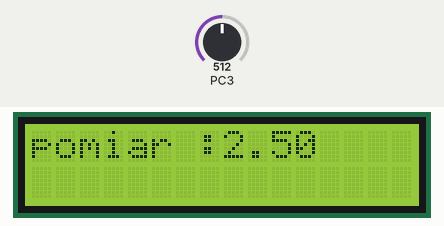
Bench run of a program on a simulated ATmega328P, built with avr-gcc and emulated at 8 MHz. Shown: 16×2 character LCD. Wiring (inferred from the names in the program): character LCD (HD44780): RS PC0; E PC1; data PD3, PD2, PD1, PD0. The inputs (shaded band) are chosen by the test bench; at power-on: PC3 = 512.

Above: at 1.3 s.
1.4 s: PC3 set to 481
At 1.9 s:
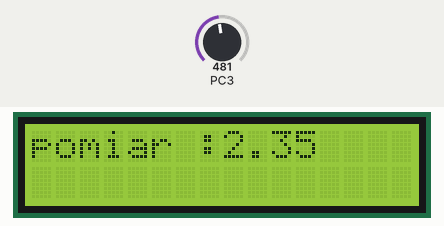
3.5 s: PC3 set to 436
At 3.9 s:
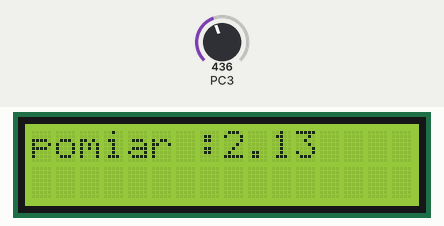
5.5 s: PC3 set to 392
At 5.9 s:
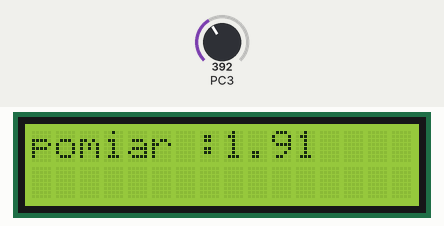
7.5 s: PC3 set to 122
At 8.0 s:
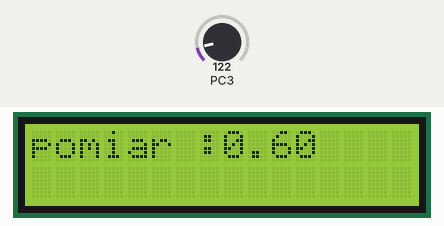
9.5 s: PC3 set to 0
At 10.0 s:
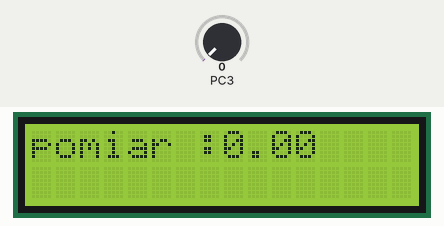
11.6 s: PC3 set to 511
At 12.0 s:
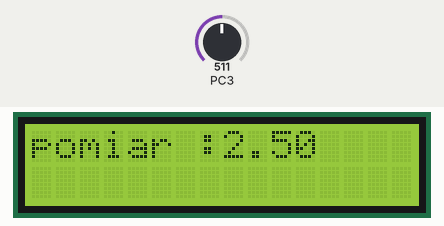
Timing chart, 0 to 14.6 s (numbered marks = the images above; inputs shaded):
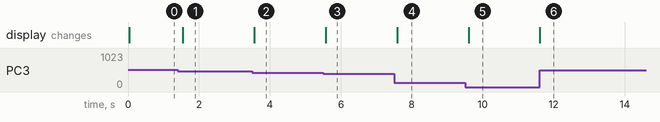

Measured:
- after the input at 1.4 s, the display: changes after 0.15 s (image 1)
- after the input at 3.5 s, the display: changes after 0.06 s (image 2)
- after the input at 5.5 s, the display: changes after 0.07 s (image 3)
- after the input at 7.5 s, the display: changes after 0.09 s (image 4)
- after the input at 9.5 s, the display: changes after 0.10 s (image 5)
- after the input at 11.6 s, the display: changes at once (image 6)

The program:

main.c
```c
/*
 * main.c
 *
 *  Created on: 13 gru 2017
 *      Author: Macko
 */


#include<avr/io.h>
#include<util/delay.h>
#include"HD44780.h"
#include<stdlib.h>
#include<avr/interrupt.h>

void czyszczenie_ekranu(void);
void pisanie_pomiaru(float);
float pomiar(int);

static int stan= 1;

int main(void){

	LCD_Initalize();

	//napiecie referencyjne 5v z mikrokontrolera
	ADMUX|=(1<<REFS0);
	// wlaczenie ADC i ustawienie preskalera
	ADCSRA|=(1<<ADEN)|(1<<ADPS1)|(1<<ADPS2);

	//wlaczenie timera i preskalera 64
	TCCR0B|=(1<<CS00)|(1<<CS02);
	TIMSK0|=(1<<TOIE0);
	TIFR0|=(1<<TOV0);
	sei();

	while(1){
	stan=1;
	float wartosc = pomiar(3);
	pisanie_pomiaru(wartosc);
	stan=0;
	_delay_ms(500);
	}
}


float pomiar (int ch){
			// zapis ktorego kanalu chce uzyc
			ADMUX = (ADMUX & 0xF8) | ch;
			// start pomiaru
			ADCSRA |=(1<<ADSC);
			//dopoki nie zwroci 0
			while(ADCSRA & (1<<ADSC));

			return ADCW;


}
void czyszczenie_ekranu(void){
	LCD_Clear();
	LCD_WriteCommand(HD44780_ENTRY_MODE | HD44780_EM_SHIFT_CURSOR | HD44780_EM_INCREMENT);// inkrementaja adresu i przesuwanie kursora
	LCD_WriteCommand(HD44780_DISPLAY_ONOFF | HD44780_DISPLAY_ON | HD44780_CURSOR_OFF | HD44780_CURSOR_NOBLINK);

}

void pisanie_pomiaru(float pomiar_int){
	czyszczenie_ekranu();


	float pomiar_f=(pomiar_int*5)/1024;
	char pomiar_char[10];
	//itoa(pomiar_int,pomiar_char,10);
	dtostrf(pomiar_f,1,2,pomiar_char);
	LCD_WriteText("pomiar :");
	LCD_WriteText(pomiar_char);

}

ISR(TIMER0_OVF_vect){
extern int stan;
if(!stan){
	//LCD_WriteCommand(0x80|0x40);
	//LCD_WriteText("text timer");

}


}
```

HD44780.c
```c
//-------------------------------------------------------------------------------------------------
// Wy wietlacz alfanumeryczny ze sterownikiem HD44780
// Sterowanie w trybie 4-bitowym bez odczytu flagi zajêto ci
// z dowolnym przypisaniem sygna³ów steruj¹cych
// Plik : HD44780.c
// Mikrokontroler : Atmel AVR
// Kompilator : avr-gcc
// Autor : Rados³aw Kwiecieñ
//  ród³o : http://radzio.dxp.pl/hd44780/
// Data : 24.03.2007
//-------------------------------------------------------------------------------------------------

#include "HD44780.h"
//-------------------------------------------------------------------------------------------------
//
// Funkcja wystawiaj¹ca pó³bajt na magistralê danych
//
//-------------------------------------------------------------------------------------------------
void _LCD_OutNibble(unsigned char nibbleToWrite)
{
if(nibbleToWrite & 0x01)
	LCD_DB4_PORT |= LCD_DB4;
else
	LCD_DB4_PORT  &= ~LCD_DB4;

if(nibbleToWrite & 0x02)
	LCD_DB5_PORT |= LCD_DB5;
else
	LCD_DB5_PORT  &= ~LCD_DB5;

if(nibbleToWrite & 0x04)
	LCD_DB6_PORT |= LCD_DB6;
else
	LCD_DB6_PORT  &= ~LCD_DB6;

if(nibbleToWrite & 0x08)
	LCD_DB7_PORT |= LCD_DB7;
else
	LCD_DB7_PORT  &= ~LCD_DB7;
}
//-------------------------------------------------------------------------------------------------
//
// Funkcja zapisu bajtu do wy wietacza (bez rozró¿nienia instrukcja/dane).
//
//-------------------------------------------------------------------------------------------------
void _LCD_Write(unsigned char dataToWrite)
{
LCD_E_PORT |= LCD_E;
_LCD_OutNibble(dataToWrite >> 4);
LCD_E_PORT &= ~LCD_E;
LCD_E_PORT |= LCD_E;
_LCD_OutNibble(dataToWrite);
LCD_E_PORT &= ~LCD_E;
_delay_us(50);
}
//-------------------------------------------------------------------------------------------------
//
// Funkcja zapisu rozkazu do wy wietlacza
//
//-------------------------------------------------------------------------------------------------
void LCD_WriteCommand(unsigned char commandToWrite)
{
LCD_RS_PORT &= ~LCD_RS;
_LCD_Write(commandToWrite);
}
//-------------------------------------------------------------------------------------------------
//
// Funkcja zapisu danych do pamiêci wy wietlacza
//
//-------------------------------------------------------------------------------------------------
void LCD_WriteData(unsigned char dataToWrite)
{
LCD_RS_PORT |= LCD_RS;
_LCD_Write(dataToWrite);
}
//-------------------------------------------------------------------------------------------------
//
// Funkcja wy wietlenia napisu na wyswietlaczu.
//
//-------------------------------------------------------------------------------------------------
void LCD_WriteText(char * text)
{
while(*text)
  LCD_WriteData(*text++);
}
//-------------------------------------------------------------------------------------------------
//
// Funkcja ustawienia wspó³rzêdnych ekranowych
//
//-------------------------------------------------------------------------------------------------
void LCD_GoTo(unsigned char x, unsigned char y)
{
LCD_WriteCommand(HD44780_DDRAM_SET | (x + (0x40 * y)));
}
//-------------------------------------------------------------------------------------------------
//
// Funkcja czyszczenia ekranu wy wietlacza.
//
//-------------------------------------------------------------------------------------------------
void LCD_Clear(void)
{
LCD_WriteCommand(HD44780_CLEAR);
_delay_ms(2);
}
//-------------------------------------------------------------------------------------------------
//
// Funkcja przywrócenia pocz¹tkowych wspó³rzêdnych wy wietlacza.
//
//-------------------------------------------------------------------------------------------------
void LCD_Home(void)
{
LCD_WriteCommand(HD44780_HOME);
_delay_ms(2);
}
//-------------------------------------------------------------------------------------------------
//
// Procedura inicjalizacji kontrolera HD44780.
//
//-------------------------------------------------------------------------------------------------
void LCD_Initalize(void)
{
unsigned char i;
LCD_DB4_DIR |= LCD_DB4; // Konfiguracja kierunku pracy wyprowadzeñ
LCD_DB5_DIR |= LCD_DB5; //
LCD_DB6_DIR |= LCD_DB6; //
LCD_DB7_DIR |= LCD_DB7; //
LCD_E_DIR 	|= LCD_E;   //
LCD_RS_DIR 	|= LCD_RS;  //
_delay_ms(15); // oczekiwanie na ustalibizowanie siê napiecia zasilajacego
LCD_RS_PORT &= ~LCD_RS; // wyzerowanie linii RS
LCD_E_PORT &= ~LCD_E;  // wyzerowanie linii E

for(i = 0; i < 3; i++) // trzykrotne powtórzenie bloku instrukcji
  {
  LCD_E_PORT |= LCD_E; //  E = 1
  _LCD_OutNibble(0x03); // tryb 8-bitowy
  LCD_E_PORT &= ~LCD_E; // E = 0
  _delay_ms(5); // czekaj 5ms
  }

LCD_E_PORT |= LCD_E; // E = 1
_LCD_OutNibble(0x02); // tryb 4-bitowy
LCD_E_PORT &= ~LCD_E; // E = 0

_delay_ms(1); // czekaj 1ms
LCD_WriteCommand(HD44780_FUNCTION_SET | HD44780_FONT5x7 | HD44780_TWO_LINE | HD44780_4_BIT); // interfejs 4-bity, 2-linie, znak 5x7
LCD_WriteCommand(HD44780_DISPLAY_ONOFF | HD44780_DISPLAY_OFF); // wy³¹czenie wyswietlacza
LCD_WriteCommand(HD44780_CLEAR); // czyszczenie zawartosæi pamieci DDRAM
_delay_ms(2);
LCD_WriteCommand(HD44780_ENTRY_MODE | HD44780_EM_SHIFT_CURSOR | HD44780_EM_INCREMENT);// inkrementaja adresu i przesuwanie kursora
LCD_WriteCommand(HD44780_DISPLAY_ONOFF | HD44780_DISPLAY_ON | HD44780_CURSOR_OFF | HD44780_CURSOR_NOBLINK); // w³¹cz LCD, bez kursora i mrugania
}

//-------------------------------------------------------------------------------------------------
//
// Koniec pliku HD44780.c
//
//-------------------------------------------------------------------------------------------------
```

HD44780.h
```c
//-------------------------------------------------------------------------------------------------
// Wy wietlacz alfanumeryczny ze sterownikiem HD44780
// Sterowanie w trybie 4-bitowym bez odczytu flagi zajêto ci
// z dowolnym przypisaniem sygna³ów steruj¹cych
// Plik : HD44780.h
// Mikrokontroler : Atmel AVR
// Kompilator : avr-gcc
// Autor : Rados³aw Kwiecieñ
//  ród³o : http://radzio.dxp.pl/hd44780/
// Data : 24.03.2007
//-------------------------------------------------------------------------------------------------

#include <avr/io.h>
#include <util/delay.h>

//-------------------------------------------------------------------------------------------------
//
// Konfiguracja sygna³ów steruj¹cych wy wietlaczem.
// Mo¿na zmieniæ stosownie do potrzeb.
//
//-------------------------------------------------------------------------------------------------
#define LCD_RS_DIR		DDRC
#define LCD_RS_PORT 	PORTC
#define LCD_RS			(1 << PC0)

#define LCD_E_DIR		DDRC
#define LCD_E_PORT		PORTC
#define LCD_E			(1 << PC1)

#define LCD_DB4_DIR		DDRD
#define LCD_DB4_PORT	PORTD
#define LCD_DB4			(1 << PD3)

#define LCD_DB5_DIR		DDRD
#define LCD_DB5_PORT	PORTD
#define LCD_DB5			(1 << PD2)

#define LCD_DB6_DIR		DDRD
#define LCD_DB6_PORT	PORTD
#define LCD_DB6			(1 << PD1)

#define LCD_DB7_DIR		DDRD
#define LCD_DB7_PORT	PORTD
#define LCD_DB7			(1 << PD0)

#define LCD_LINE1 0x00 //adres 1 znaku 1 wiersza
#define LCD_LINE2 0x40 //adres 1 znaku 2 wiersza

//-------------------------------------------------------------------------------------------------
//
// Instrukcje kontrolera Hitachi HD44780
//
//-------------------------------------------------------------------------------------------------

#define HD44780_CLEAR					0x01

#define HD44780_HOME					0x02

#define HD44780_ENTRY_MODE				0x04
	#define HD44780_EM_SHIFT_CURSOR		0
	#define HD44780_EM_SHIFT_DISPLAY	1
	#define HD44780_EM_DECREMENT		0
	#define HD44780_EM_INCREMENT		2

#define HD44780_DISPLAY_ONOFF			0x08
	#define HD44780_DISPLAY_OFF			0
	#define HD44780_DISPLAY_ON			4
	#define HD44780_CURSOR_OFF			0
	#define HD44780_CURSOR_ON			2
	#define HD44780_CURSOR_NOBLINK		0
	#define HD44780_CURSOR_BLINK		1

#define HD44780_DISPLAY_CURSOR_SHIFT	0x10
	#define HD44780_SHIFT_CURSOR		0
	#define HD44780_SHIFT_DISPLAY		8
	#define HD44780_SHIFT_LEFT			0
	#define HD44780_SHIFT_RIGHT			4

#define HD44780_FUNCTION_SET			0x20
	#define HD44780_FONT5x7				0
	#define HD44780_FONT5x10			4
	#define HD44780_ONE_LINE			0
	#define HD44780_TWO_LINE			8
	#define HD44780_4_BIT				0
	#define HD44780_8_BIT				16

#define HD44780_CGRAM_SET				0x40

#define HD44780_DDRAM_SET				0x80

//-------------------------------------------------------------------------------------------------
//
// Deklaracje funkcji
//
//-------------------------------------------------------------------------------------------------

void LCD_WriteCommand(unsigned char);
void LCD_WriteData(unsigned char);
void LCD_WriteText(char *);
void LCD_GoTo(unsigned char, unsigned char);
void LCD_Clear(void);
void LCD_Home(void);
void LCD_Initalize(void);

//-------------------------------------------------------------------------------------------------
//
// Koniec pliku HD44780.h
//
//-------------------------------------------------------------------------------------------------
```
